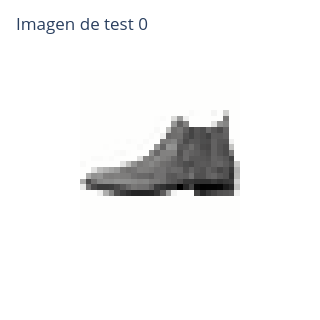

The code cell stored with this chart in its notebook:
### Code cell
# ============================================================
# Imagen del par de la demostración
# ============================================================
fig = px.imshow(IMAGENES["test"][INDICE_IMAGEN], color_continuous_scale="gray_r", height=320, width=320)
fig.update_xaxes(showticklabels=False)
fig.update_yaxes(showticklabels=False)
fig.update_layout(title=f"Imagen de test {INDICE_IMAGEN}", coloraxis_showscale=False)
fig.show()

### Figure 1 — Plotly figure (JSON) as saved in the notebook; plotly's stock layout.template omitted (floating-point values rounded to 4 significant figures; data arrays with more than 128 entries replaced by an {"elided": "..."} marker saying what was removed)
{"data": [{"coloraxis": "coloraxis", "name": "0", "z": {"elided": "28x28 int values"}, "type": "heatmap", "xaxis": "x", "yaxis": "y", "hovertemplate": "x: %{x}<br>y: %{y}<br>color: %{z}<extra></extra>"}], "layout": {"xaxis": {"anchor": "y", "domain": [0, 1], "scaleanchor": "y", "constrain": "domain", "showticklabels": false}, "yaxis": {"anchor": "x", "domain": [0, 1], "autorange": "reversed", "constrain": "domain", "showticklabels": false}, "coloraxis": {"colorscale": [[0, "rgb(254, 254, 253)"], [0.09091, "rgb(224, 224, 223)"], [0.1818, "rgb(197, 197, 195)"], [0.2727, "rgb(171, 171, 170)"], [0.3636, "rgb(146, 146, 145)"], [0.4545, "rgb(124, 123, 122)"], [0.5455, "rgb(102, 101, 101)"], [0.6364, "rgb(81, 80, 80)"], [0.7273, "rgb(59, 59, 59)"], [0.8182, "rgb(38, 38, 38)"], [0.9091, "rgb(16, 16, 16)"], [1, "rgb(0, 0, 0)"]], "showscale": false}, "margin": {"t": 60}, "height": 320, "width": 320, "title": {"text": "Imagen de test 0"}}}
